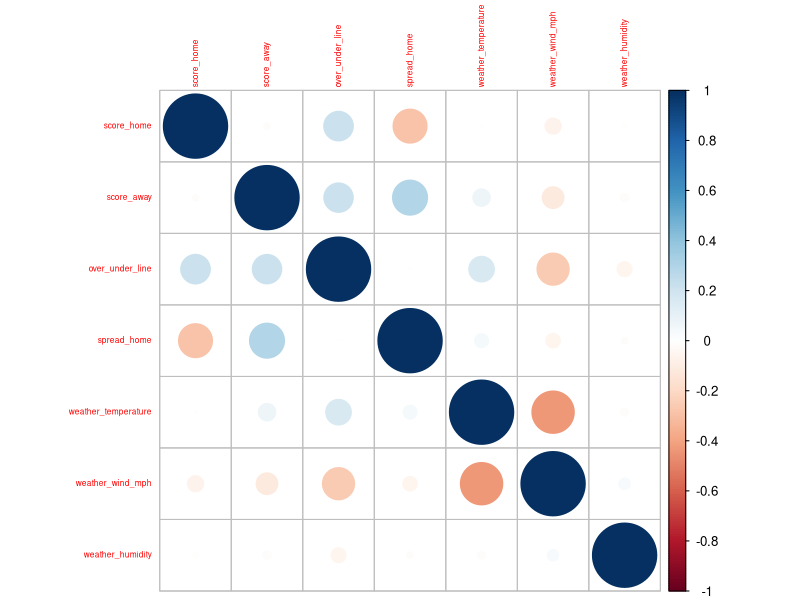
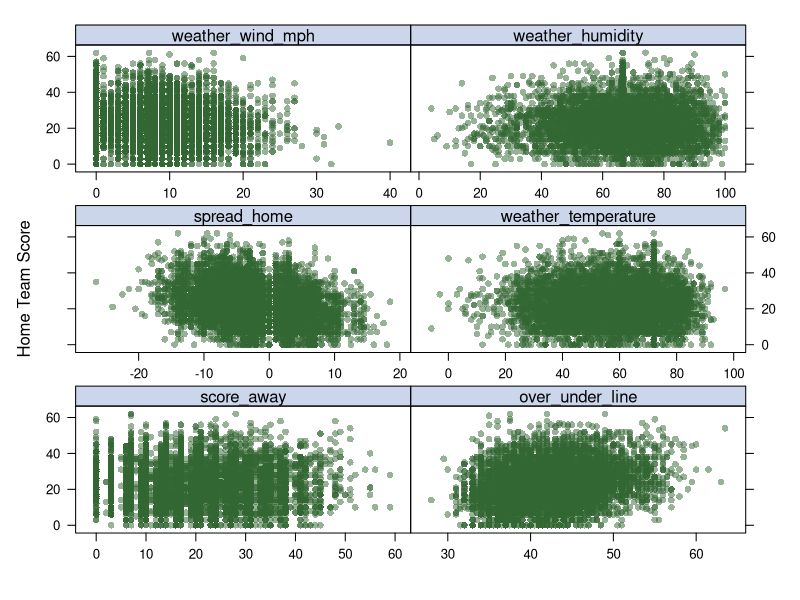
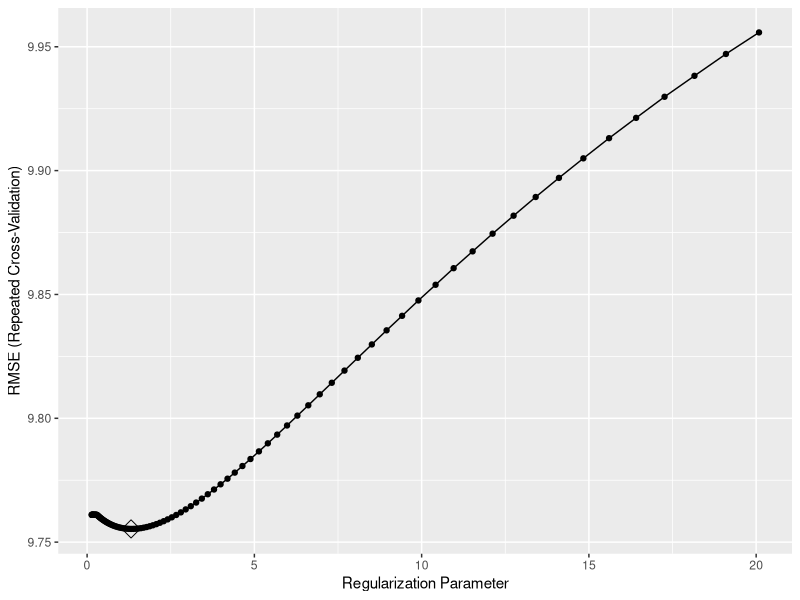

Write the R code that produced these figures, in order. (Note: a time limit stopped this script after it produced the figures.)
## ---- chunk 1
library(tidyverse)
library(corrplot)
library(caret)
library(splines)
## ---- chunk 2
data = read_csv("spreadspoke_score.csv", 
                    col_types = "iffffiiffddffiiic", 
                    col_select = c("schedule_season":"weather_detail")) %>%
  filter(
    schedule_season %in% (1979:2021)
  ) %>%
  mutate(
    schedule_season = droplevels(schedule_season),
    weather_detail = replace(weather_detail, is.na(weather_detail), "Dry"),
    weather_detail = factor(weather_detail),
    weather_temperature = replace(weather_temperature, is.na(weather_temperature), round(mean(weather_temperature, na.rm = T), digits = 3)),
    weather_wind_mph = replace(weather_wind_mph, is.na(weather_wind_mph), round(mean(weather_wind_mph, na.rm = T), digits = 3)),
    weather_humidity = replace(weather_humidity, is.na(weather_humidity),round(mean(weather_humidity, na.rm = T), digits = 3)),
    schedule_week = fct_collapse(schedule_week, 
                                 "SuperBowl" = c("Superbowl","SuperBowl"), 
                                 "WildCard" = c("Wildcard","WildCard")),
    schedule_week = fct_relevel(schedule_week, c(1:18, "WildCard", "Division", "Conference", "SuperBowl")),
    team_home = fct_collapse(team_home, 
                             "Tennessee Titans" = c("Tennessee Titans", "Tennessee Oilers", "Houston Oilers"), 
                             "Washington Football Team" = c("Washington Football Team", "Washington Redskins"), 
                             "Las Vegas Raiders" = c("Oakland Raiders", "Los Angeles Raiders", "Las Vegas Raiders"), 
                             "Indianapolis Colts" = c("Baltimore Colts", "Indianapolis Colts"), 
                             "Los Angeles Chargers" = c("Los Angeles Chargers", "San Diego Chargers"), 
                             "Arizona Cardinals" = c("St. Louis Cardinals", "Phoenix Cardinals", "Arizona Cardinals"), 
                             "Los Angeles Rams" = c("Los Angeles Rams", "St. Louis Rams"), 
                             "New England Patriots" = c("New England Patriots", "Boston Patriots")),
    team_away = fct_collapse(team_away, 
                             "Tennessee Titans" = c("Tennessee Titans", "Tennessee Oilers", "Houston Oilers"), 
                             "Washington Football Team" = c("Washington Football Team", "Washington Redskins"), 
                             "Las Vegas Raiders" = c("Oakland Raiders", "Los Angeles Raiders", "Las Vegas Raiders"), 
                             "Indianapolis Colts" = c("Baltimore Colts", "Indianapolis Colts"), 
                             "Los Angeles Chargers" = c("Los Angeles Chargers", "San Diego Chargers"), 
                             "Arizona Cardinals" = c("St. Louis Cardinals", "Phoenix Cardinals", "Arizona Cardinals"), 
                             "Los Angeles Rams" = c("Los Angeles Rams", "St. Louis Rams"), 
                             "New England Patriots" = c("New England Patriots", "Boston Patriots")),
    team_away = fct_relevel(team_away, levels(team_home)),
    team_favorite_id = recode_factor(team_favorite_id,
                                     "MIA" = "Miami Dolphins",
                                     "TEN" = "Tennessee Titans",
                                     "LAC" = "Los Angeles Chargers",
                                     "GB" = "Green Bay Packers",
                                     "ATL" = "Atlanta Falcons",
                                     "BUF" = "Buffalo Bills",
                                     "DET" = "Detroit Lions",
                                     "PIT" = "Pittsburgh Steelers",
                                     "SF" = "San Francisco 49ers",
                                     "ARI" = "Arizona Cardinals",
                                     "WAS" = "Washington Football Team",
                                     "LAR" = "Los Angeles Rams",
                                     "CLE" = "Cleveland Browns",
                                     "DAL" = "Dallas Cowboys",
                                     "DEN" = "Denver Broncos",
                                     "MIN" = "Minnesota Vikings",
                                     "NYJ" = "New York Jets",
                                     "LVR" = "Las Vegas Raiders",
                                     "PHI" = "Philadelphia Eagles",
                                     "IND" = "Indianapolis Colts",
                                     "NE" = "New England Patriots",
                                     "KC" = "Kansas City Chiefs",
                                     "NYG" = "New York Giants",
                                     "CHI" = "Chicago Bears",
                                     "NO"= "New Orleans Saints",
                                     "CIN" = "Cincinnati Bengals",
                                     "SEA" = "Seattle Seahawks",
                                     "TB" = "Tampa Bay Buccaneers",
                                     "JAX" = "Jacksonville Jaguars",
                                     "CAR" = "Carolina Panthers",
                                     "BAL" = "Baltimore Ravens",
                                     "HOU" = "Houston Texans",
                                     .default = "None"),
    spread_home = ifelse(as.character(team_away) == as.character(team_favorite_id), abs(spread_favorite), spread_favorite),
    dome = ifelse(((as.character(weather_detail) == "DOME") | (as.character(weather_detail) == "DOME (Open Roof)")), TRUE, FALSE),
    fog = ifelse((as.character(weather_detail) == "Fog") | (as.character(weather_detail) == "Rain | Fog") | (as.character(weather_detail) == "Snow | Fog"), T, F),
    rain = ifelse((as.character(weather_detail) == "Rain") | (as.character(weather_detail) == "Rain | Fog") | (as.character(weather_detail) == "Snow | Freezing Rain"), T, F),
    snow = ifelse((as.character(weather_detail) == "Snow") | (as.character(weather_detail) == "Snow | Fog"), T, F),
  ) %>% 
  select(-schedule_playoff, -team_favorite_id, -spread_favorite, -stadium, -weather_detail) %>% 
  drop_na()
## ---- chunk 3
set.seed(2022)

# partition data into training and testing sets into randomized 4:1 splits
train_index = createDataPartition(y = data$score_home, p = 0.8, list = FALSE)
train_data = data[train_index, ]
train_cont_data = 
  train_data %>% 
  select(score_home, score_away, over_under_line, spread_home, weather_temperature, weather_wind_mph, weather_humidity)
test_data = data[-train_index, ]

# matrices of predictors 
train_pred = model.matrix(score_home ~ ., train_data)[ ,-1]
train_cont_pred = model.matrix(score_home ~ ., train_cont_data)[ ,-1]
test_pred = model.matrix(score_home ~ ., test_data)[ ,-1]

# vectors of response
train_resp = train_data$score_home
test_resp = test_data$score_home

# use 5 repeats of 10-Fold CV as the resampling method
ctrl = trainControl(method = "repeatedcv", repeats = 5, number = 10)
## ---- chunk 4
corrplot(cor(train_cont_data), method = "circle", type="full", tl.cex = 0.5)

data_theme1 = trellis.par.get()
data_theme1$plot.symbol$col = rgb(.2, .4, .2, .5)
data_theme1$plot.symbol$pch = 16
data_theme1$plot.line$col = rgb(.8, .1, .1, 1)
data_theme1$plot.line$lwd = 2
data_theme1$strip.background$col = rgb(.0, .2, .6, .2)
trellis.par.set(data_theme1)

featurePlot(train_cont_pred, train_resp, 
            plot = "scatter", labels = c("", "Home Team Score"),
            type = c("p"), layout = c(2, 3))
## ---- chunk 5
set.seed(2022)

# Fit a multiple linear model
lm_fit = train(train_pred, train_resp,
               method = "lm",
               trControl = ctrl)

# Make prediction on test data
lm_pred = predict(lm_fit, newdata = test_pred)

# Fit a ridge model (L2 regularization, alpha = 0)
ridge_fit = train(train_pred, train_resp,
                  method = "glmnet",
                  tuneGrid = expand.grid(alpha = 0, 
                                         lambda = exp(seq(-2, 3, length=100))),
                  preProc = c("center", "scale"),
                  trControl = ctrl)
ggplot(ridge_fit, highlight = TRUE) # could xTrans = log from plot() be implemented somehow?

# Get the optimal penalty term lambda
ridge_fit$bestTune

# Make prediction on test data and evaluate model using test MSE
ridge_pred = predict(ridge_fit, newdata = test_pred)
ridge_tmse = mean((test_resp - ridge_pred)^2); ridge_tmse

# Count the number of non-zeroed predictors are left in the trained model
ridge_coef = coef(ridge_fit$finalModel, ridge_fit$bestTune$lambda)
ridge_coef_count = ridge_coef@p[2]; ridge_coef_count

# Fit a lasso model (L1 regularization, alpha = 1)
lasso_fit = train(train_pred, train_resp,
                  method = "glmnet",
                  tuneGrid = expand.grid(alpha = 1, 
                                         lambda = exp(seq(-3, -1, length=100))),
                  preProc = c("center", "scale"),
                  trControl = ctrl)
ggplot(lasso_fit, highlight = TRUE)

# Get the optimal penalty term lambda
lasso_fit$bestTune

# Make prediction on test data and evaluate model using test MSE
lasso_pred = predict(lasso_fit, newdata = test_pred)
lasso_tmse = mean((test_resp - lasso_pred)^2); lasso_tmse

# Count the number of non-zeroed predictors are left in the trained model
lasso_coef = coef(lasso_fit$finalModel, lasso_fit$bestTune$lambda)
lasso_coef_count = lasso_coef@p[2]; lasso_coef_count

# Fit an elastic net model (L1 & L2 regularization, alpha = [0,1])
enet_fit = train(train_pred, train_resp,
                 method = "glmnet",
                 tuneGrid = expand.grid(alpha = seq(0, 1, length = 5),
                                        lambda = exp(seq(1, -3, length = 100))),
                 trControl = ctrl)
ggplot(enet_fit, highlight = TRUE)

# Get tuning parameters alpha and lambda values. Alpha = 1, which matches lasso?
enet_fit$bestTune

# Make prediction on test data and evaluate model using test MSE
enet_pred = predict(enet_fit, newdata = test_pred)
enet_tmse = mean((test_resp - enet_pred)^2); enet_tmse

# Fit a principle component model
pcr_fit = train(train_pred, train_resp,
                  method = "pcr",
                  tuneGrid = data.frame(ncomp = 1:20),
                  trControl = ctrl,
                  scale = TRUE)
ggplot(pcr_fit, highlight = TRUE)

# Make prediction on test data and evaluate model using test MSE
pcr_pred = predict(pcr_fit, newdata = test_pred)
pcr_tmse = mean((test_resp - pcr_pred)^2); pcr_tmse

# Fit a partial least squares model
pls_fit = train(train_pred, train_resp,
                 method = "pls",
                 tuneGrid = data.frame(ncomp = 1:20), ## ncomp range shortened for better graphing
                 trControl = ctrl)
ggplot(pls_fit, highlight = TRUE)

# Make prediction on test data and evaluate model using test MSE
pls_pred = predict(pls_fit, newdata = test_pred)
pls_tmse = mean((test_resp - pls_pred)^2); pls_tmse

# Get the number of model components
pls_fit$bestTune
